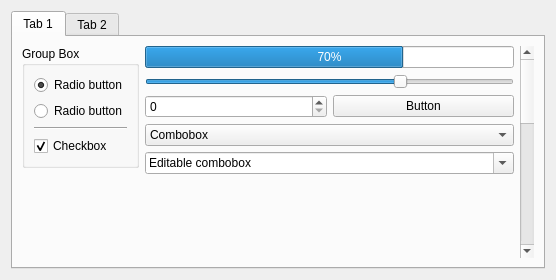
<?xml version="1.0" encoding="UTF-8"?>
<ui version="4.0">
 <class>StylePreview</class>
 <widget class="QWidget" name="StylePreview">
  <property name="geometry">
   <rect>
    <x>0</x>
    <y>0</y>
    <width>552</width>
    <height>280</height>
   </rect>
  </property>
  <layout class="QVBoxLayout">
   <item>
    <widget class="QTabWidget" name="TabWidget2">
     <property name="sizePolicy">
      <sizepolicy hsizetype="MinimumExpanding" vsizetype="Preferred">
       <horstretch>1</horstretch>
       <verstretch>0</verstretch>
      </sizepolicy>
     </property>
     <property name="currentIndex">
      <number>0</number>
     </property>
     <widget class="QWidget" name="tab">
      <attribute name="title">
       <string>Tab 1</string>
      </attribute>
      <layout class="QVBoxLayout">
       <item>
        <layout class="QHBoxLayout">
         <item>
          <layout class="QVBoxLayout" name="verticalLayout">
           <item>
            <widget class="QGroupBox" name="GroupBox1">
             <property name="title">
              <string>Group Box</string>
             </property>
             <layout class="QVBoxLayout" name="_2">
              <item>
               <widget class="QRadioButton" name="RadioButton1">
                <property name="text">
                 <string>Radio button</string>
                </property>
                <property name="checked">
                 <bool>true</bool>
                </property>
               </widget>
              </item>
              <item>
               <widget class="QRadioButton" name="RadioButton2">
                <property name="text">
                 <string>Radio button</string>
                </property>
               </widget>
              </item>
              <item>
               <widget class="Line" name="Line1">
                <property name="frameShape">
                 <enum>QFrame::HLine</enum>
                </property>
                <property name="frameShadow">
                 <enum>QFrame::Sunken</enum>
                </property>
               </widget>
              </item>
              <item>
               <widget class="QCheckBox" name="CheckBox1">
                <property name="text">
                 <string>Checkbox</string>
                </property>
                <property name="checked">
                 <bool>true</bool>
                </property>
                <property name="tristate">
                 <bool>false</bool>
                </property>
               </widget>
              </item>
             </layout>
            </widget>
           </item>
           <item>
            <spacer name="verticalSpacer">
             <property name="orientation">
              <enum>Qt::Vertical</enum>
             </property>
             <property name="sizeHint" stdset="0">
              <size>
               <width>0</width>
               <height>0</height>
              </size>
             </property>
            </spacer>
           </item>
          </layout>
         </item>
         <item>
          <layout class="QVBoxLayout">
           <item>
            <widget class="QProgressBar" name="ProgressBar1">
             <property name="value">
              <number>70</number>
             </property>
            </widget>
           </item>
           <item>
            <widget class="QSlider" name="Slider1">
             <property name="maximum">
              <number>100</number>
             </property>
             <property name="value">
              <number>70</number>
             </property>
             <property name="orientation">
              <enum>Qt::Horizontal</enum>
             </property>
            </widget>
           </item>
           <item>
            <layout class="QHBoxLayout">
             <item>
              <widget class="KIntSpinBox" name="SpinBox1">
               <property name="maximum">
                <number>999999</number>
               </property>
              </widget>
             </item>
             <item>
              <widget class="QPushButton" name="PushButton1">
               <property name="text">
                <string>Button</string>
               </property>
              </widget>
             </item>
            </layout>
           </item>
           <item>
            <widget class="QComboBox" name="ComboBox1">
             <item>
              <property name="text">
               <string>Combobox</string>
              </property>
             </item>
             <item>
              <property name="text">
               <string>Item 2</string>
              </property>
             </item>
             <item>
              <property name="text">
               <string>Item 3</string>
              </property>
             </item>
             <item>
              <property name="text">
               <string>Item 4</string>
              </property>
             </item>
            </widget>
           </item>
           <item>
            <widget class="QComboBox" name="comboBox">
             <property name="editable">
              <bool>true</bool>
             </property>
             <item>
              <property name="text">
               <string>Editable combobox</string>
              </property>
             </item>
             <item>
              <property name="text">
               <string>Item 2</string>
              </property>
             </item>
             <item>
              <property name="text">
               <string>Item 3</string>
              </property>
             </item>
             <item>
              <property name="text">
               <string>Item 4</string>
              </property>
             </item>
            </widget>
           </item>
           <item>
            <spacer>
             <property name="orientation">
              <enum>Qt::Vertical</enum>
             </property>
             <property name="sizeHint" stdset="0">
              <size>
               <width>0</width>
               <height>0</height>
              </size>
             </property>
            </spacer>
           </item>
          </layout>
         </item>
         <item>
          <widget class="QScrollBar" name="ScrollBar1">
           <property name="maximum">
            <number>19</number>
           </property>
           <property name="orientation">
            <enum>Qt::Vertical</enum>
           </property>
          </widget>
         </item>
        </layout>
       </item>
      </layout>
     </widget>
     <widget class="QWidget" name="tab2">
      <attribute name="title">
       <string>Tab 2</string>
      </attribute>
      <layout class="QVBoxLayout" name="verticalLayout_3">
       <item>
        <widget class="QSplitter" name="splitter">
         <property name="orientation">
          <enum>Qt::Horizontal</enum>
         </property>
         <property name="childrenCollapsible">
          <bool>false</bool>
         </property>
         <widget class="QDockWidget" name="dockWidget">
          <property name="sizePolicy">
           <sizepolicy hsizetype="Maximum" vsizetype="Expanding">
            <horstretch>0</horstretch>
            <verstretch>0</verstretch>
           </sizepolicy>
          </property>
          <property name="windowTitle">
           <string>Dock Widget</string>
          </property>
          <widget class="QWidget" name="dockWidgetContents">
           <layout class="QVBoxLayout" name="verticalLayout_2">
            <property name="leftMargin">
             <number>0</number>
            </property>
            <property name="rightMargin">
             <number>0</number>
            </property>
            <property name="bottomMargin">
             <number>0</number>
            </property>
            <item>
             <widget class="QTreeWidget" name="treeWidget">
              <property name="sizePolicy">
               <sizepolicy hsizetype="MinimumExpanding" vsizetype="Expanding">
                <horstretch>0</horstretch>
                <verstretch>0</verstretch>
               </sizepolicy>
              </property>
              <property name="sortingEnabled">
               <bool>true</bool>
              </property>
              <property name="allColumnsShowFocus">
               <bool>true</bool>
              </property>
              <attribute name="headerDefaultSectionSize">
               <number>80</number>
              </attribute>
              <attribute name="headerMinimumSectionSize">
               <number>32</number>
              </attribute>
              <column>
               <property name="text">
                <string>Column 1</string>
               </property>
              </column>
              <column>
               <property name="text">
                <string>Column 2</string>
               </property>
              </column>
              <item>
               <property name="text">
                <string>Item 8</string>
               </property>
               <item>
                <property name="text">
                 <string>Sub 4</string>
                </property>
               </item>
               <item>
                <property name="text">
                 <string>Sub 3</string>
                </property>
               </item>
               <item>
                <property name="text">
                 <string>Sub 2</string>
                </property>
               </item>
               <item>
                <property name="text">
                 <string>Sub 1</string>
                </property>
               </item>
              </item>
              <item>
               <property name="text">
                <string>Item 7</string>
               </property>
               <item>
                <property name="text">
                 <string>Sub 4</string>
                </property>
               </item>
               <item>
                <property name="text">
                 <string>Sub 3</string>
                </property>
               </item>
               <item>
                <property name="text">
                 <string>Sub 2</string>
                </property>
               </item>
               <item>
                <property name="text">
                 <string>Sub 1</string>
                </property>
               </item>
              </item>
              <item>
               <property name="text">
                <string>Item 6</string>
               </property>
               <item>
                <property name="text">
                 <string>Sub 4</string>
                </property>
               </item>
               <item>
                <property name="text">
                 <string>Sub 3</string>
                </property>
               </item>
               <item>
                <property name="text">
                 <string>Sub 2</string>
                </property>
               </item>
               <item>
                <property name="text">
                 <string>Sub 1</string>
                </property>
               </item>
              </item>
              <item>
               <property name="text">
                <string>Item 5</string>
               </property>
               <item>
                <property name="text">
                 <string>Sub 4</string>
                </property>
               </item>
               <item>
                <property name="text">
                 <string>Sub 3</string>
                </property>
               </item>
               <item>
                <property name="text">
                 <string>Sub 2</string>
                </property>
               </item>
               <item>
                <property name="text">
                 <string>Sub 1</string>
                </property>
               </item>
              </item>
              <item>
               <property name="text">
                <string>Item 4</string>
               </property>
               <item>
                <property name="text">
                 <string>Sub 4</string>
                </property>
               </item>
               <item>
                <property name="text">
                 <string>Sub 3</string>
                </property>
               </item>
               <item>
                <property name="text">
                 <string>Sub 2</string>
                </property>
               </item>
               <item>
                <property name="text">
                 <string>Sub 1</string>
                </property>
               </item>
              </item>
              <item>
               <property name="text">
                <string>Item 3</string>
               </property>
               <item>
                <property name="text">
                 <string>Sub 4</string>
                </property>
               </item>
               <item>
                <property name="text">
                 <string>Sub 3</string>
                </property>
               </item>
               <item>
                <property name="text">
                 <string>Sub 2</string>
                </property>
               </item>
               <item>
                <property name="text">
                 <string>Sub 1</string>
                </property>
               </item>
              </item>
              <item>
               <property name="text">
                <string>Item 2</string>
               </property>
               <item>
                <property name="text">
                 <string>Sub 4</string>
                </property>
               </item>
               <item>
                <property name="text">
                 <string>Sub 3</string>
                </property>
               </item>
               <item>
                <property name="text">
                 <string>Sub 2</string>
                </property>
               </item>
               <item>
                <property name="text">
                 <string>Sub 1</string>
                </property>
               </item>
              </item>
              <item>
               <property name="text">
                <string>Item 1</string>
               </property>
               <item>
                <property name="text">
                 <string>Sub 4</string>
                </property>
               </item>
               <item>
                <property name="text">
                 <string>Sub 3</string>
                </property>
               </item>
               <item>
                <property name="text">
                 <string>Sub 2</string>
                </property>
               </item>
               <item>
                <property name="text">
                 <string>Sub 1</string>
                </property>
               </item>
              </item>
             </widget>
            </item>
           </layout>
          </widget>
         </widget>
         <widget class="QPlainTextEdit" name="plainTextEdit">
          <property name="sizePolicy">
           <sizepolicy hsizetype="Expanding" vsizetype="Expanding">
            <horstretch>0</horstretch>
            <verstretch>0</verstretch>
           </sizepolicy>
          </property>
          <property name="plainText">
           <string>Eleven saintly shrouded men
Silhouettes stand against the sky
One in front with a cross held high
Come to wash my sins away...</string>
          </property>
         </widget>
        </widget>
       </item>
      </layout>
     </widget>
    </widget>
   </item>
  </layout>
 </widget>
 <customwidgets>
  <customwidget>
   <class>KIntSpinBox</class>
   <extends>QSpinBox</extends>
   <header>knuminput.h</header>
  </customwidget>
 </customwidgets>
 <resources/>
 <connections>
  <connection>
   <sender>Slider1</sender>
   <signal>valueChanged(int)</signal>
   <receiver>ProgressBar1</receiver>
   <slot>setValue(int)</slot>
   <hints>
    <hint type="sourcelabel">
     <x>253</x>
     <y>77</y>
    </hint>
    <hint type="destinationlabel">
     <x>272</x>
     <y>50</y>
    </hint>
   </hints>
  </connection>
 </connections>
</ui>
